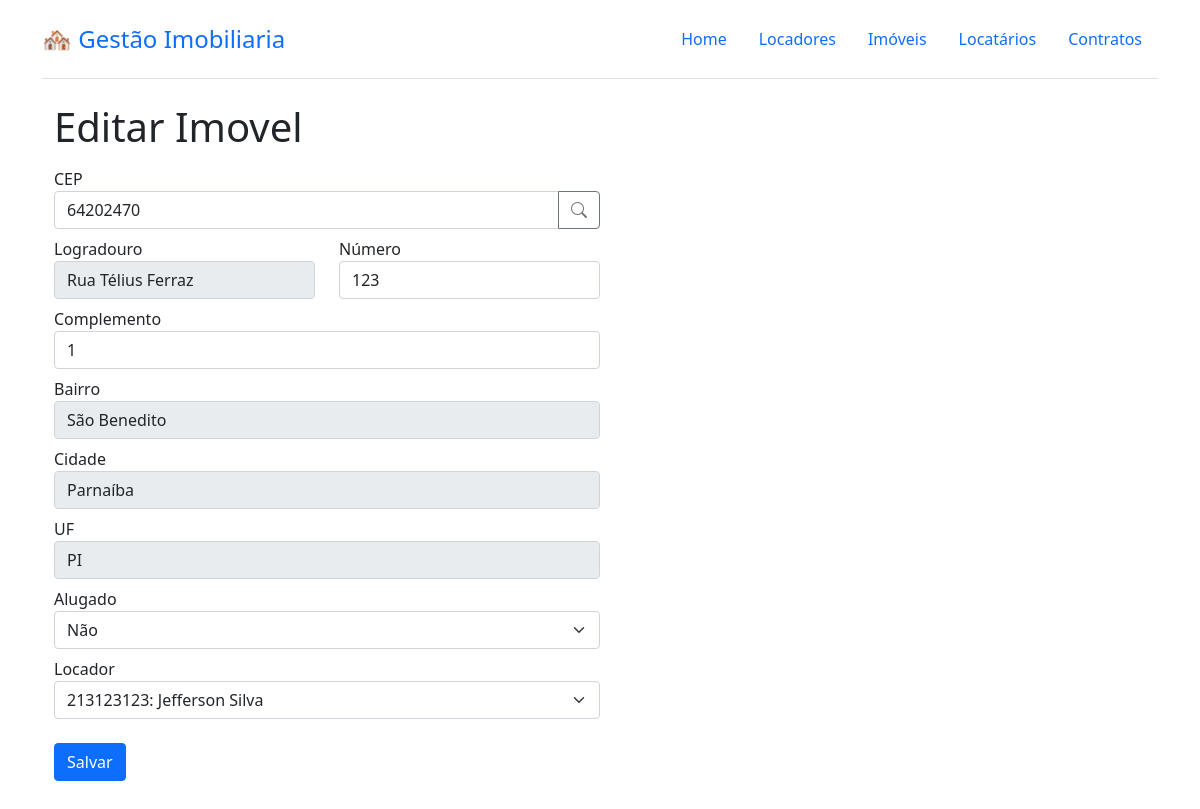
Page /imovel/2 on the committed database.
### tables this page shows
CREATE TABLE `imovel` (
	`id` integer primary key NOT NULL UNIQUE,
	`cep` TEXT NOT NULL,
	`logradouro` TEXT NOT NULL,
	`numero` TEXT NOT NULL,
	`complemento` TEXT,
	`bairro` TEXT NOT NULL,
	`cidade` INTEGER NOT NULL,
	`uf` INTEGER NOT NULL,
	`alugado` TEXT NOT NULL,
	`id_locador` INTEGER NOT NULL,
	FOREIGN KEY(`id_locador`) REFERENCES `locador`(`id`)
);

### gestao_imobiliaria/views/imovel.py (the view, shortened to what this page needs)
@imovel.route("/imovel/<int:id>", methods=["GET", "POST"])
def edit(id: int):
    db = get_db()
    form = ImovelForm()
    imovel = db.execute("SELECT * FROM imovel WHERE id = ?", (id,)).fetchone()
    if imovel is None:
        abort(404, "Imovel id {0} doesn't exist.".format(id))
    if request.method == "GET":
        form.cep.data = imovel["cep"]
        form.logradouro.data = imovel["logradouro"]
        form.numero.data = imovel["numero"]
        form.complemento.data = imovel["complemento"]
        form.bairro.data = imovel["bairro"]
        form.cidade.data = imovel["cidade"]
        form.uf.data = imovel["uf"]
        form.alugado.data = imovel["alugado"]
        form.id_locador.data = imovel["id_locador"]
    return render_template("form.html", form=form, page_title="Editar Imovel")

### gestao_imobiliaria/forms.py
class ImovelForm(FlaskForm):
    def __init__(self, *args, **kwargs):
        super(ImovelForm, self).__init__(*args, **kwargs)
        self.populate_choices()
    def populate_choices(self):
        db = get_db()  # Get the database connection
        cursor = db.cursor()
        cursor.execute('SELECT id, primeiro_nome, ultimo_nome, cpf FROM locador')
        rows = cursor.fetchall()
        self.id_locador.choices = [(row['id'], f"{row['cpf']}: {row['primeiro_nome']} {row['ultimo_nome']}") for row in rows]
    cep = StringField("CEP")
    logradouro = StringField("Logradouro")
    numero = IntegerField("Número")
    complemento = StringField("Complemento")
    bairro = StringField("Bairro")
    cidade = StringField("Cidade")
    uf = StringField("UF")
    alugado = SelectField("Alugado", choices=[("0", "Não"), ("1", "Sim")])
    id_locador = SelectField("Locador")
    submit = SubmitField("Salvar")

### gestao_imobiliaria/db.py (called while the page is built)
def get_db():
    if "db" not in g:
        g.db = sqlite3.connect(
            os.getenv("DATABASE_URL"), detect_types=sqlite3.PARSE_DECLTYPES
        )
        g.db.row_factory = sqlite3.Row
    return g.db

### gestao_imobiliaria/templates/form.html (shortened to what this page needs)
{% extends "base.html" %}
{% block content %}
  <div class="container justify-content-left w-100 position-relative">
   <div>
      <h1>{{page_title.title()}}</h1>
    </div>
    <form action="" method="POST" class="w-50">
        {% set row_open = false %}
        {% for field in form %}
            {% if (field.type != "SubmitField") and (field.type != "CSRFTokenField") %}
                {% if field.label.text == "Logradouro"%}
                    <div class="row">
                        <div class="col-md-6">
                            <div class="form-group">
                                {{ form.logradouro.label(class="form-label mb-0 mt-2") }}
                                {{ form.logradouro(class="form-control", placeholder=form.logradouro.label.text) }}
                            </div>
                        </div>
                        <div class="col-md-6">
                            <div class="form-group">
                                {{ form.numero.label(class="form-label mb-0 mt-2") }}
                                {{ form.numero(class="form-control", placeholder=form.numero.label.text) }}
                            </div>
                        </div>
                    </div>
                {% elif field.label.text == "Número" %}
                {% elif field.label.text == "CEP" %}
                    <div class="form-group">
                    {{ field.label(class="form-label mb-0 mt-2") }}
                    <div class="input-group mb-0">
                        {{ field(class="form-control", placeholder=field.label.text, maxlength="9" )}}
                        <button class="btn btn-outline-secondary" type="button" id="button-addon2" onclick="pesquisacep(document.getElementById('cep').value);"><i class="bi bi-search"></i></button>
                    </div>
                    </div>
                {% else %}
                    {% if field.type == 'SelectField' %}
                        <div class="form-group">
                            {{ field.label(class="form-label mb-0 mt-2") }}
                            {{ field(class="form-select", placeholder=field.label.text) }}
                        </div>
                    {% else %}
                        <div class="form-group">
                            {{ field.label(class="form-label mb-0 mt-2") }}
                            {{ field(class="form-control", placeholder=field.label.text) }}
                        </div>
                    {% endif %}
                {% endif %}
            {% endif %}
        {% endfor %}
          <div class="form-group pt-4 mb-5">
              {{ form.submit(class="btn btn-primary") }}
          </div>
    </form>
  </div>
{% endblock %}

### rows in the picture
imovel: cep "64202470", logradouro "Rua Télius Ferraz", numero "123", complemento "1" "São Benedito" "Parnaíba" "PI", alugado "Não" "213123123: Jefferson Silva"

### other values in the picture
{{ page_title.title() }} "Editar Imovel"
{{ field.label(class="form-label mb-0 mt-2") }} "CEP"
{{ field.label(class="form-label mb-0 mt-2") }} "Complemento" "Bairro" "Cidade" "UF"
{{ field.label(class="form-label mb-0 mt-2") }} "Alugado" "Locador"
